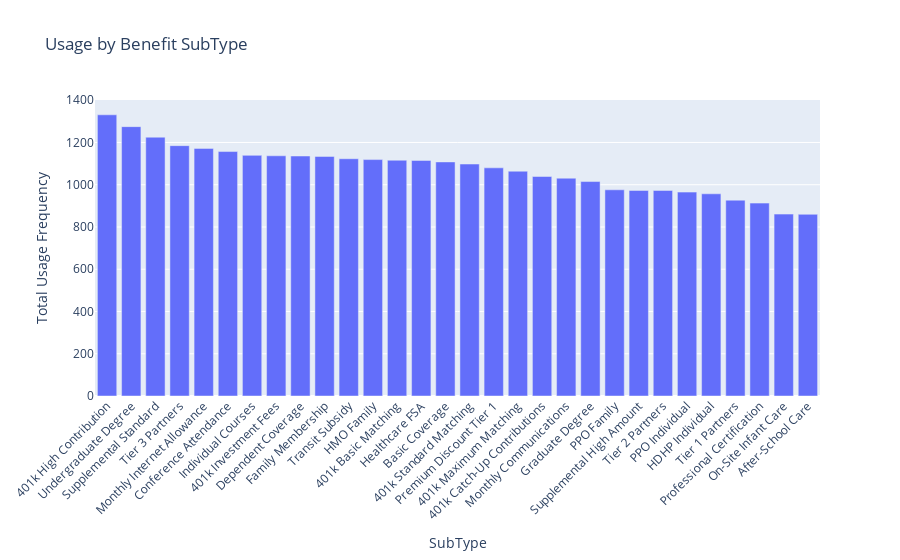

Here is the notebook cell this chart was saved with:
### Code cell
#Section 3: Usage by Benefit SubType
sub_totals = (
    merged.groupby('BenefitSubType')['UsageFrequency']
          .sum()
          .reset_index()
          .sort_values('UsageFrequency', ascending=False)
)
fig4 = px.bar(
    sub_totals, x='BenefitSubType', y='UsageFrequency',
    title='Usage by Benefit SubType',
    labels={'UsageFrequency':'Total Usage Frequency','BenefitSubType':'SubType'}
)
fig4.update_layout(xaxis_tickangle=-45)
fig4.show()

### Figure 1 — Plotly figure (JSON) as saved in the notebook; plotly's stock layout.template omitted (floating-point values rounded to 4 significant figures)
{"data": [{"hovertemplate": "SubType=%{x}<br>Total Usage Frequency=%{y}<extra></extra>", "legendgroup": "", "marker": {"color": "#636efa", "pattern": {"shape": ""}}, "name": "", "orientation": "v", "showlegend": false, "textposition": "auto", "type": "bar", "x": ["401k High Contribution", "Undergraduate Degree", "Supplemental Standard", "Tier 3 Partners", "Monthly Internet Allowance", "Conference Attendance", "Individual Courses", "401k Investment Fees", "Dependent Coverage", "Family Membership", "Transit Subsidy", "HMO Family", "401k Basic Matching", "Healthcare FSA", "Basic Coverage", "401k Standard Matching", "Premium Discount Tier 1", "401k Maximum Matching", "401k Catch-Up Contributions", "Monthly Communications", "Graduate Degree", "PPO Family", "Supplemental High Amount", "Tier 2 Partners", "PPO Individual", "HDHP Individual", "Tier 1 Partners", "Professional Certification", "On-Site Infant Care", "After-School Care"], "xaxis": "x", "y": [1331, 1275, 1225, 1185, 1172, 1157, 1139, 1137, 1136, 1134, 1123, 1119, 1116, 1115, 1108, 1098, 1080, 1064, 1039, 1031, 1015, 976, 973, 973, 965, 957, 927, 913, 861, 860], "yaxis": "y"}], "layout": {"barmode": "relative", "legend": {"tracegroupgap": 0}, "title": {"text": "Usage by Benefit SubType"}, "xaxis": {"anchor": "y", "domain": [0, 1], "tickangle": -45, "title": {"text": "SubType"}}, "yaxis": {"anchor": "x", "domain": [0, 1], "title": {"text": "Total Usage Frequency"}}}}
